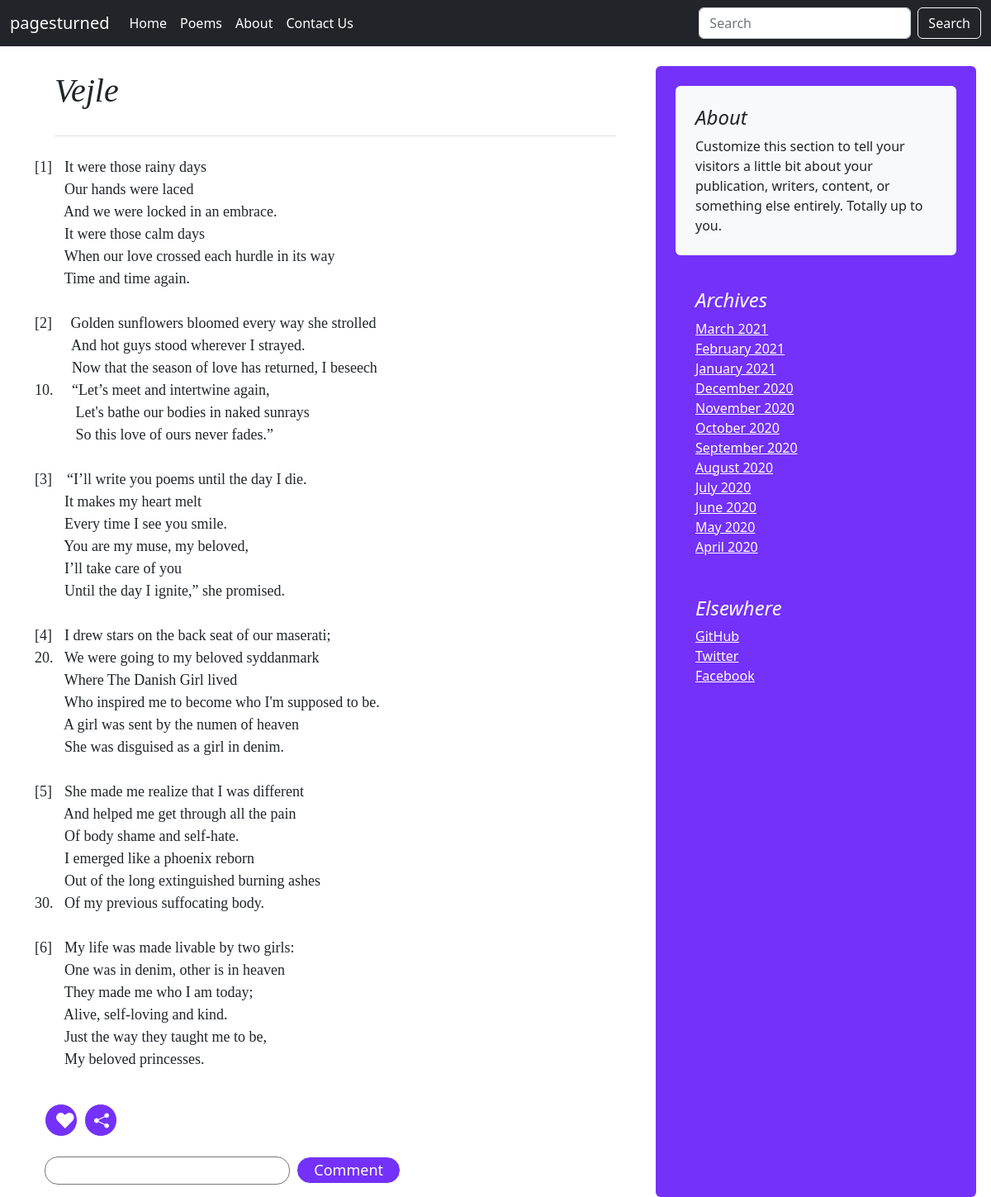
The app's page /blog/blogpost/ with its own data.
### blog/models.py (models this page shows, shortened)
class Poem(models.Model):
    poem_id = models.AutoField(primary_key=True)
    title = models.CharField(max_length=100, default="")
    genre = models.CharField(max_length=100, default="")
    image = models.ImageField(upload_to="blog/images", default="")
    poem = models.TextField(max_length=10000, default="")
    date_added = models.DateField(default=date.today())
    likes = models.IntegerField(blank=True, null=True)
    comments = models.CharField(max_length=500, default="", blank=True)

### blog/views.py (the view)
# urls.py: path("blogpost/", views.blogpost, name="BlogPost"),
def blogpost(request):
    i = random.randrange(1, len(Poem.objects.values('poem_id')) + 1)
    poem = Poem.objects.filter(poem_id=i)
    return render(request, 'blog/blogpost.html', {'poems': poem})

### blog/templates/blog/blogpost.html (shortened to what this page needs)
{% extends 'blog/basic.html' %}
{% block body %}
    {% for poem in poems %}
    <div class="container mt-4">
    <div class="row g-5">
    <div class="col-md-8">
      <pre style="font-size: 40px; font-family: Georgia, 'Times New Roman', Times, serif;" class="pb-4 mb-4 mx-4 fst-italic border-bottom">{{poem.title}}</pre>
      <pre style="font-size: 18px; font-family:Georgia, 'Times New Roman', Times, serif;">{{poem.poem}}</pre>
      <br>
      {% endfor %}
      <div class="container">
        <form method="post" id="interaction">
        <button type="submit" class="btn btn-outline-light btn-circle button" id="like">&hearts;</button>&nbsp;
        <button type="submit" class="btn btn-outline-light btn-circle button"></button>
        <p>
        <textarea  rows="1" cols="30" id="comment" style="resize: none;" class="mt-4 textarea"></textarea>&nbsp;
        <button type="submit" class="btn btn-outline-light btn-sm mt-4 button">Comment</button>
      </p>
    </form>
    </div>
    </div>
    <div class="col-md-4 rounded side">
      <div class="position-sticky" style="top: 2rem; bottom: 2rem;">
        <div class="p-4 mb-3 mt-4 bg-light text-dark rounded">
          <h4 class="fst-italic">About</h4>
          <p class="mb-0">Customize this section to tell your visitors a little bit about your publication, writers, content, or something else entirely. Totally up to you.</p>
        </div>
        <div class="p-4">
          <h4 class="fst-italic">Archives</h4>
          <ol class="list-unstyled mb-0">
            <li><a href="#">March 2021</a></li>
            <li><a href="#">February 2021</a></li>
            <li><a href="#">January 2021</a></li>
            <li><a href="#">December 2020</a></li>
            <li><a href="#">November 2020</a></li>
            <li><a href="#">October 2020</a></li>
            <li><a href="#">September 2020</a></li>
            <li><a href="#">August 2020</a></li>
            <li><a href="#">July 2020</a></li>
            <li><a href="#">June 2020</a></li>
            <li><a href="#">May 2020</a></li>
            <li><a href="#">April 2020</a></li>
          </ol>
        </div>
        <div class="p-4">
          <h4 class="fst-italic">Elsewhere</h4>
          <ol class="list-unstyled">
            <li><a href="#">GitHub</a></li>
            <li><a href="#">Twitter</a></li>
            <li><a href="#">Facebook</a></li>
          </ol>
        </div>
      </div>
    </div>
  </div>
</div>
{% endblock %}

### records on screen
Poem: title "Vejle", poem "[1] It were those rainy days Our hands were laced And we were locked in an embrace. It were those calm days When our love crossed each hurdle in its way Time and time again. [2] Golden sunflowers bloomed every way she strolled And hot guys stood wherever I strayed. Now that the season of love has returned, I beseech 10. “Let’s meet and intertwine again, Let's bathe our bodies in naked sunrays So this love of ours never fades.” [3] “I’ll write you poems until the day I die. It makes my heart melt Every time I see you smile. You are my muse, my beloved, I’ll take care of you Until the day I ignite,” she promised. [4] I drew stars on the back seat of our maserati; 20. We were going to my…"
